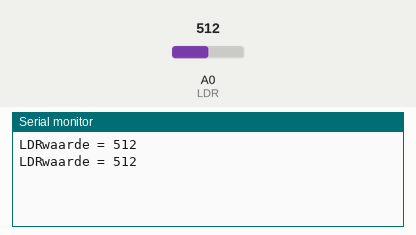
Recording of a sketch running on a simulated Arduino Uno, built with avr-gcc and run on an emulated ATmega328P. Shown: the last lines printed to the serial monitor. The inputs (shaded band) are chosen by the test bench; at power-on: A0 (LDR) = 512.

Above: at 1.8 s.
1.9 s: A0 (LDR) set to 716
At 2.8 s:
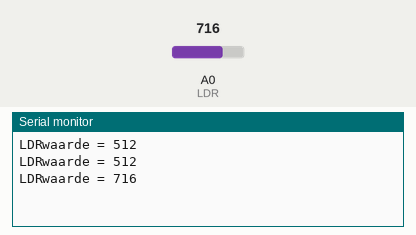
3.4 s: A0 (LDR) set to 900
At 4.5 s:
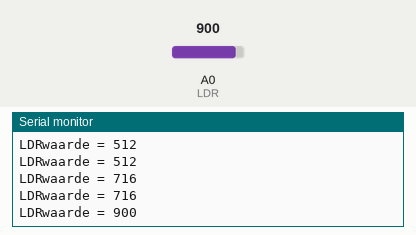
Timing chart, 0 to 6.4 s (numbered marks = the images above; inputs shaded):
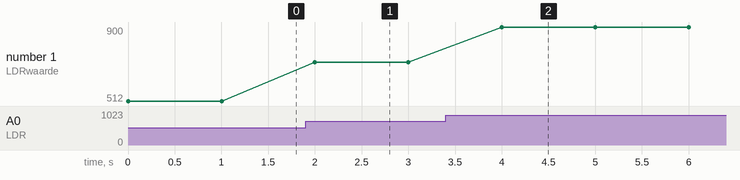

Measured:
- after the input at 1.9 s, the serial monitor: prints a new line after 0.10 s (image 1)
- after the input at 3.4 s, the serial monitor: prints a new line after 0.60 s (image 2)
- plotted number 1: 512 → 716 after the input at 1.9 s, 716 → 900 after the input at 3.4 s

The sketch:

LDR_sensor.ino
```cpp
const int LDR = A0;
int LDRwaarde = 0;

void setup() {
  Serial.begin(9600); //start de seriele communicatie en zet deze op 9600 baud
}

void loop() {
  LDRwaarde = analogRead(LDR); //leest de ldr waarde
  Serial.print("LDRwaarde = ");
  Serial.print(LDRwaarde); //print de ldr waarde
  Serial.println(); // gaat naar de volgende lijn
  delay(1000);  //wacht 1 seconde
}
```
